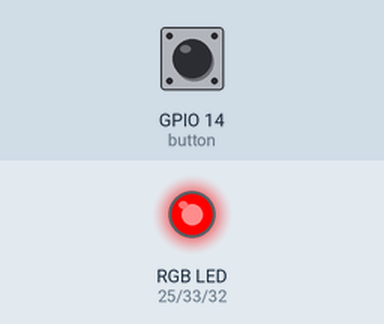
A program run on a simulated ESP32 board running MicroPython. Parts: an RGB LED mixed from three pins (HIGH = lit). The test bench sets the inputs (shaded band); at power-on: GPIO 14 (button) HIGH. Dim RGB values are drawn brighter than linear.

Above: at 1.2 s.
1.3 s: GPIO 14 (button) pulled LOW for 1 s
At 3.0 s:
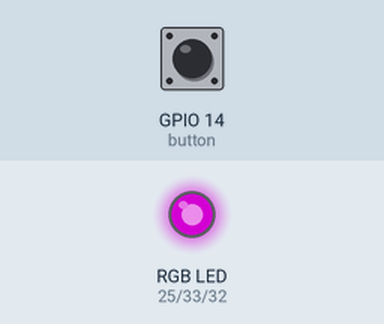
3.8 s: GPIO 14 (button) pulled LOW for 0.15 s
At 4.6 s:
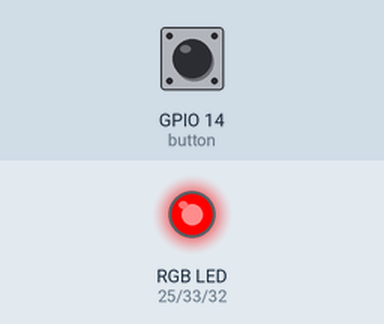
5.5 s: GPIO 14 (button) pulled LOW for 3.2 s
At 9.1 s:
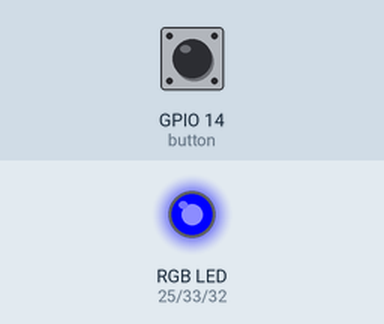
Timing chart, 0 to 10.6 s (numbered marks = the images above; inputs shaded):
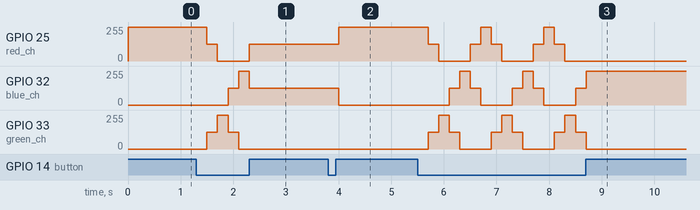

The program:

08_03_RGB_switch.py
```python
from machine import Pin, PWM
from time import sleep

# UNTESTED SINCE PIN SWAP

red_ch = PWM(Pin(25))
green_ch = PWM(Pin(33))
blue_ch = PWM(Pin(32))

button = Pin(14, Pin.IN, Pin.PULL_UP)

colors = [
    [255, 0, 0],   # red
    [127, 127, 0], # orange
    [0, 255, 0],   # green
    [0, 127, 127], # cyan
    [0, 0, 255],   # blue
    [127, 0, 127]  # purple
]

def set_color(rgb):
    red_ch.duty_u16(rgb[0] * 256) # 16 bit from 8 bit
    green_ch.duty_u16(rgb[1] * 256)
    blue_ch.duty_u16(rgb[2] * 256)

index = 0
set_color(colors[index])
while True:
    if button.value() == 0:
        index +=1
        if index >= len(colors):
            index = 0
        sleep(0.2)
    set_color(colors[index])
```

Measured:
- after the input at 1.3 s, GPIO 25 (red_ch): 254/255 → 127/255 after 0.20 s, → 0/255 0.20 s later, → 127/255 0.60 s later; GPIO 32 (blue_ch): 0/255 → 127/255 after 0.60 s, → 254/255 0.20 s later, → 127/255 0.20 s later; GPIO 33 (green_ch): 0/255 → 127/255 after 0.20 s, → 254/255 0.20 s later, → 127/255 0.20 s later, → 0/255 0.20 s later
- after the input at 3.8 s, GPIO 25 (red_ch): 127/255 → 254/255 after 0.20 s; GPIO 32 (blue_ch): 127/255 → 0/255 after 0.20 s
